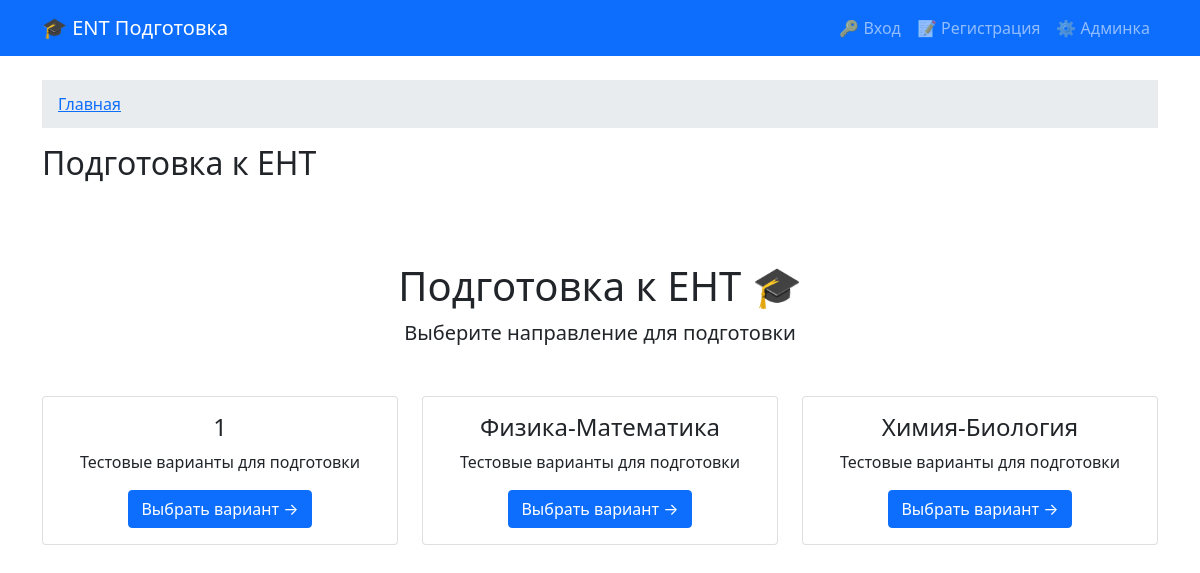
The page / on the database its author committed.
### tables this page shows
CREATE TABLE blocks (
    id INTEGER PRIMARY KEY AUTOINCREMENT,
    name TEXT NOT NULL UNIQUE,
    has_calculator BOOLEAN DEFAULT 0,
    has_periodic_table BOOLEAN DEFAULT 0
);

### main.py (the view)
@app.route("/")
def index():
    conn = get_db()
    blocks = conn.execute("SELECT * FROM blocks ORDER BY name").fetchall()
    conn.close()
    return render_template("index.html", blocks=blocks)

### main.py (called while the page is built)
def get_db():
    conn = sqlite3.connect(DB_NAME)
    conn.row_factory = sqlite3.Row
    conn.execute("PRAGMA foreign_keys = ON")
    return conn

### templates/index.html
{% extends "base.html" %}
{% block title %}Подготовка к ЕНТ{% endblock %}
{% block content %}
<div class="text-center py-5">
    <h1>Подготовка к ЕНТ 🎓</h1>
    <p class="lead">Выберите направление для подготовки</p>
    <div class="row mt-5">
        {% for block in blocks %}
        <div class="col-md-4 mb-4">
            <div class="card h-100">
                <div class="card-body">
                    <h4>{{ block.name }}</h4>
                    <p>Тестовые варианты для подготовки</p>
                    <a href="{{ url_for('block_variants', block_id=block.id) }}" class="btn btn-primary">
                        Выбрать вариант →
                    </a>
                </div>
            </div>
        </div>
        {% endfor %}
    </div>
</div>
{% endblock %}

### rows shown on the page
blocks: name "1"
blocks: name "Физика-Математика"
blocks: name "Химия-Биология"
